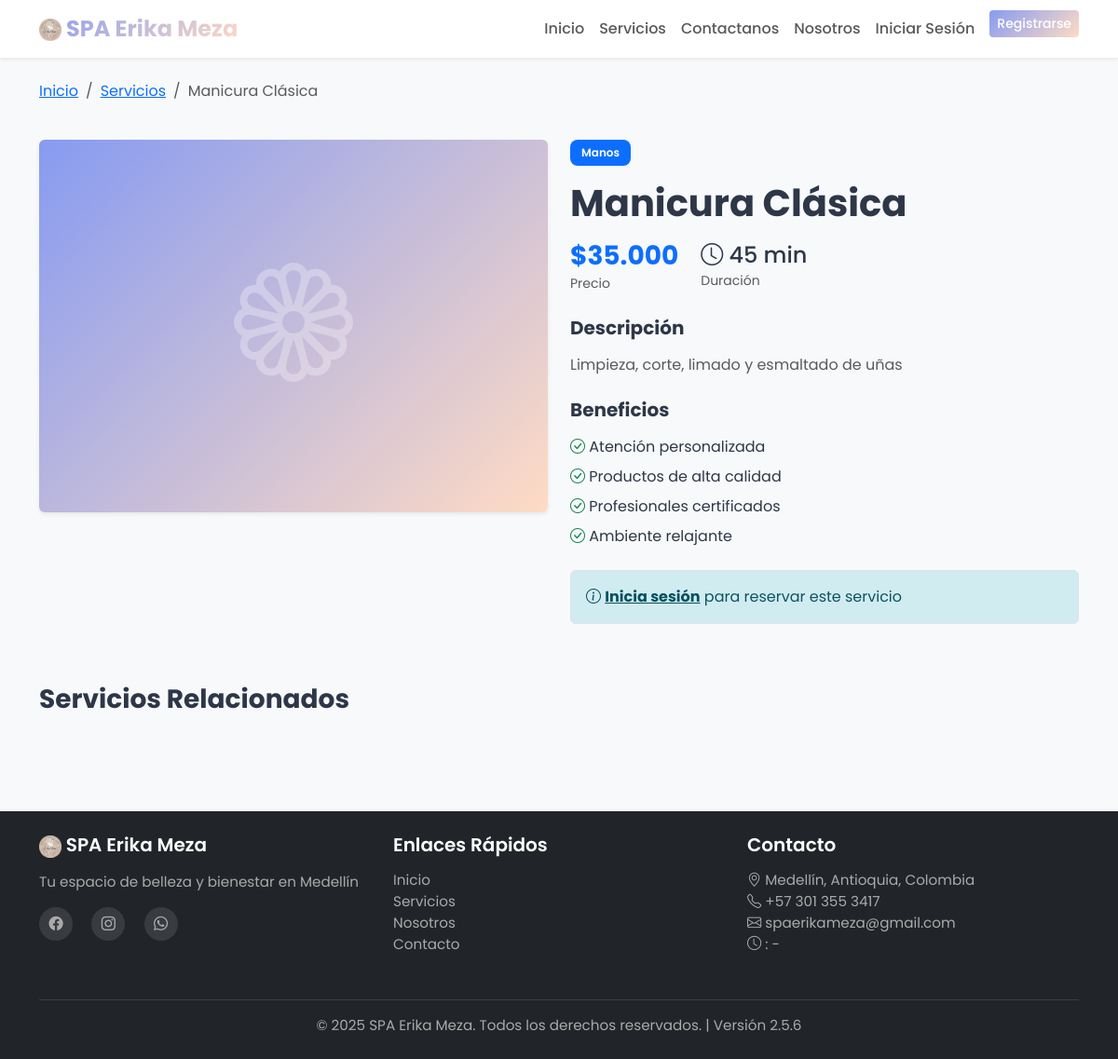
The app's page /index.php?page=service-detail&id=1 with its own data.
### tables this page shows
CREATE TABLE servicios (
    id INT AUTO_INCREMENT PRIMARY KEY,
    nombre VARCHAR(255) NOT NULL,
    descripcion TEXT,
    precio DECIMAL(10,2) NOT NULL,
    duracion INT NOT NULL COMMENT 'Duración en minutos',
    imagen VARCHAR(255),
    categoria VARCHAR(100),
    activo BOOLEAN DEFAULT TRUE,
    creado TIMESTAMP DEFAULT CURRENT_TIMESTAMP,
    actualizado TIMESTAMP DEFAULT CURRENT_TIMESTAMP ON UPDATE CURRENT_TIMESTAMP,
    INDEX idx_active (activo),
    INDEX idx_category (categoria)
);

### app/models/Service.php (called while the page is built, shortened)
<?php
class Service {
    private $conn;
    private $table = 'servicios';
    public function __construct($db) {
        $this->conn = $db;
    }
    public function findById($id) {
        $query = "SELECT * FROM " . $this->table . " WHERE id = :id LIMIT 1";
        $stmt = $this->conn->prepare($query);
        $stmt->bindParam(':id', $id);
        $stmt->execute();
        return $stmt->fetch();
    }
}
?>

### app/helpers/sanitize.php (called while the page is built, shortened)
<?php
function e($data) {
    return htmlspecialchars($data, ENT_QUOTES, 'UTF-8');
}
function formatPrice($precio) {
    return '$' . number_format($precio, 0, ',', '.');
}
?>

### app/helpers/session.php (called while the page is built, shortened)
<?php
function isLoggedIn() {
    return isset($_SESSION['usuario_id']) && !empty($_SESSION['usuario_id']);
}
?>

### app/views/services/detail.php (the view, shortened to what this page needs)
<?php
require_once APP_PATH . '/models/Service.php';
$database = new Database();
$db = $database->getConnection();
$serviceModel = new Service($db);
$serviceId = (int)($_GET['id'] ?? 0);
$service = $serviceModel->findById($serviceId);
?>
<div class="container">
    <div class="row mb-4">
        <div class="col-12">
            <nav aria-label="breadcrumb">
                <ol class="breadcrumb">
                    <li class="breadcrumb-item"><a href="<?php echo BASE_URL; ?>/index.php">Inicio</a></li>
                    <li class="breadcrumb-item"><a href="<?php echo BASE_URL; ?>/index.php?page=services">Servicios</a></li>
                    <li class="breadcrumb-item active"><?php echo e($service['nombre']); ?></li>
                </ol>
            </nav>
        </div>
    </div>
    <div class="row">
        <div class="col-lg-6 mb-4">
            <?php if ($service['imagen']): ?>
            <img src="<?php echo ASSETS_URL . 'uploads/' . e($service['imagen']); ?>"
                 alt="<?php echo e($service['nombre']); ?>"
                 class="img-fluid rounded shadow-sm">
            <?php else: ?>
            <div class="bg-gradient-primary text-white d-flex align-items-center justify-content-center rounded shadow-sm"
                 style="height: 400px;">
                <i class="bi bi-flower1" style="font-size: 8rem; opacity: 0.3;"></i>
            </div>
            <?php endif; ?>
        </div>
        <div class="col-lg-6">
            <span class="badge bg-primary mb-3"><?php echo e($service['categoria']); ?></span>
            <h1 class="fw-bold mb-3"><?php echo e($service['nombre']); ?></h1>
            <div class="d-flex align-items-center mb-4">
                <div class="me-4">
                    <h3 class="text-primary fw-bold mb-0">
                        <?php echo formatPrice($service['precio']); ?>
                    </h3>
                    <small class="text-muted">Precio</small>
                </div>
                <div>
                    <h4 class="mb-0">
                        <i class="bi bi-clock"></i> <?php echo $service['duracion']; ?> min
                    </h4>
                    <small class="text-muted">Duración</small>
                </div>
            </div>
            <div class="mb-4">
                <h5 class="fw-bold mb-3">Descripción</h5>
                <p class="text-muted"><?php echo nl2br(e($service['descripcion'])); ?></p>
            </div>
            <div class="mb-4">
                <h5 class="fw-bold mb-3">Beneficios</h5>
                <ul class="list-unstyled">
                    <li class="mb-2"><i class="bi bi-check-circle text-success"></i> Atención personalizada</li>
                    <li class="mb-2"><i class="bi bi-check-circle text-success"></i> Productos de alta calidad</li>
                    <li class="mb-2"><i class="bi bi-check-circle text-success"></i> Profesionales certificados</li>
                    <li class="mb-2"><i class="bi bi-check-circle text-success"></i> Ambiente relajante</li>
                </ul>
            </div>
            <?php if (isLoggedIn()): ?>
                <?php if (isAdmin() || isSpecialist()): ?>
                    <div class="alert alert-warning text-center">
                        <i class="bi bi-exclamation-triangle"></i>
                        Los administradores o especilistas no pueden realizar reservas ni agregar al carrito.
                    </div>
                    <div class="d-grid gap-2">
                        <button type="button" class="btn btn-secondary btn-lg w-100" disabled>
                            <i class="bi bi-cart-plus"></i> Agregar al Carrito
                        </button>
                        <button type="button" class="btn btn-outline-secondary btn-lg w-100" disabled>
                            <i class="bi bi-calendar-x"></i> Reservar Directamente
                        </button>
                    </div>
                <?php else: ?>
                    <div class="d-grid gap-2">
                        <!--
                        <form action="<?php echo BASE_URL; ?>/index.php?action=add-to-cart" method="POST">
                            <input type="hidden" name="servicio_id" value="<?php echo $service['id']; ?>">
                            <button type="submit" class="btn btn-primary btn-lg w-100">
                                <i class="bi bi-cart-plus"></i> Agregar al Carrito
                            </button>
                        </form>
                        -->
                        <a href="<?php echo BASE_URL; ?>/index.php?page=book-appointment&service=<?php echo $service['id']; ?>"
                        class="btn btn-primary btn-lg w-100">
                            <i class="bi bi-calendar-plus"></i> Reservar Directamente
                        </a>
                    </div>
                <?php endif; ?>
            <?php else: ?>
                <div class="alert-info mb-3 p-3 border rounded">
                    <i class="bi bi-info-circle"></i>
                    <a href="<?php echo BASE_URL; ?>/index.php?page=login" class="alert-link">Inicia sesión</a>
                    para reservar este servicio
                </div>
            <?php endif; ?>
        </div>
    </div>
    <div class="row mt-5">
        <div class="col-12">
            <h3 class="fw-bold mb-4">Servicios Relacionados</h3>
        </div>
    </div>
</div>

### public/css/style.css (style rules this page uses)
:root { --primary-color: #667eea; --secondary-color: #764ba2; --success-color: #48bb78; --danger-color: #f56565; --warning-color: #ed8936; --info-color: #4299e1; --light-color: #f7fafc; --dark-color: #2d3748; --gradient-primary: linear-gradient(135deg, #879bf1 0%, #ffdbc4 100%); }
* { margin: 0; padding: 0; box-sizing: border-box; }
body { font-family: 'Poppins', sans-serif; color: var(--dark-color); background-color: #f8f9fa; min-height: 100vh; display: flex; flex-direction: column; }
.alert-info { background-color: #d1ecf1; color: #0c5460; }
.badge { padding: 0.5em 0.8em; border-radius: 8px; font-weight: 500; }
.bg-gradient-primary { background: var(--gradient-primary); }
.badge { padding: 0.5rem 0.75rem; font-weight: 600; }

### records on screen
servicios: nombre "Manicura Clásica", categoria "Manos", precio "$35.000", duracion "45", descripcion "Limpieza, corte, limado y esmaltado de uñas"

### other values on screen
APP_NAME "SPA Erika Meza"
APP_ADDRESS "Medellín, Antioquia, Colombia"
APP_PHONE "+57 301 355 3417"
APP_EMAIL "spaerikameza@gmail.com"
APP_VERSION "2.5.6"
